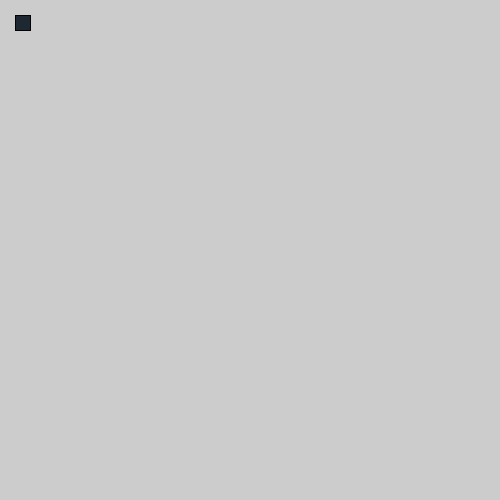
Frame 1 (no input)
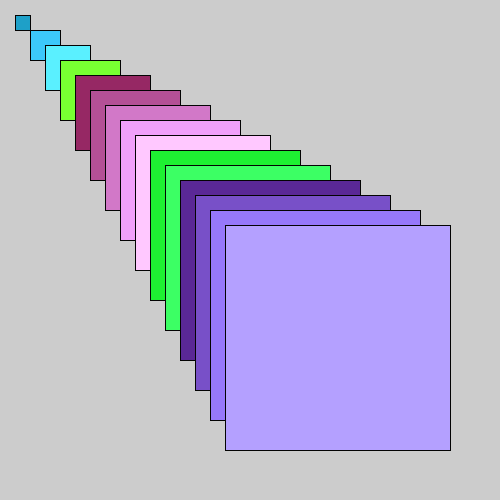
Frame 60 (the mouse pressed at the canvas centre just before this capture)
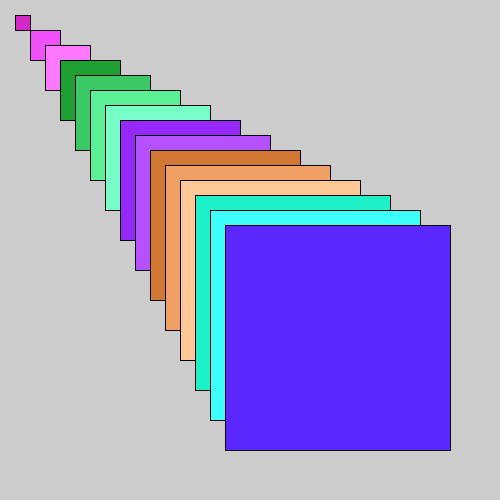
Frame 120 (the mouse held since frame 60 and released just before this capture)

The Processing sketch that drew these frames (run headless with seeded random() and noise(); from frame 60 on, the mouse is pressed at the canvas centre):

// Processing sketch: processing_159830
// ── processing_159830.pde

int move;
int move2;
int coler;
int coler2;
int coler3;

void setup(){
  size(500, 500);
}

void draw(){

  
  
stroke(3);
coler = coler + 30;
coler2 = coler2 + 40;
coler3 = coler3 + 50;
move = move + 15;
move2 = move2 + 15;
fill(coler, coler2, coler3);
rect(move, move2, move2, move);

if(move >= 225){
  move = 0;
}
  
if(move2 >= 225){
  move2 = 0;
}  

if(coler >= 255){
  coler = 0;
}
if(coler2 >= 255){
  coler2 = 0;
}
if(coler3 >= 255){
  coler3 = 0;
}


}
